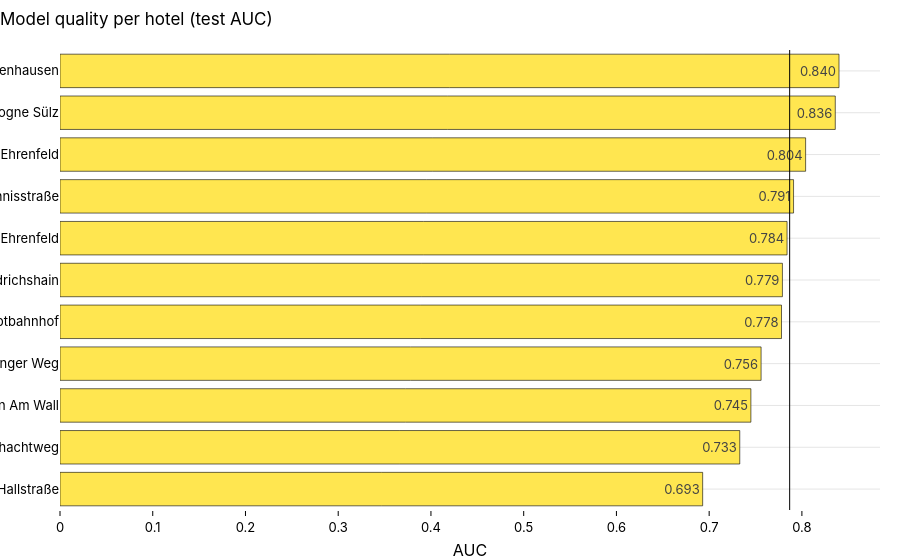

The cell this chart's notebook holds for it:
### Markdown cell above
## §10 - Slice analysis (AUC per hotel)

### Code cell
# =============================================================================
# §10 AUC PER LOCATION (on test)
# =============================================================================
sl = df.loc[m_test, ["property_name"]].copy(); sl["y"], sl["p"] = y_test.values, prob_test
rows = []
for g, grp in sl.groupby("property_name", observed=True):
    if len(grp) >= 300 and grp["y"].nunique() == 2:
        rows.append({"group": str(g), "n": len(grp), "auc": roc_auc_score(grp["y"], grp["p"])})
slices = pd.DataFrame(rows).sort_values("auc"); slices.to_csv(TAB / "slice_metrics.csv", index=False)
fig = P.bars(slices["group"].tolist(), slices["auc"].round(3).tolist(),
             title="Model quality per hotel (test AUC)", xaxis_title="AUC", horizontal=True, text_fmt=".3f")
fig.add_vline(x=float(test_metrics["auc"]), line_color=color("black"), line_width=1)  # overall AUC
fig.show()

### Figure 1 — Plotly figure (JSON) as saved in the notebook; plotly's stock layout.template omitted (floating-point values rounded to 4 significant figures)
{"data": [{"marker": {"color": "#FFE650", "line": {"color": "#000000", "width": 0.6}}, "orientation": "h", "text": ["0.693", "0.733", "0.745", "0.756", "0.778", "0.779", "0.784", "0.791", "0.804", "0.836", "0.840"], "textposition": "auto", "type": "bar", "x": [0.693, 0.733, 0.745, 0.756, 0.778, 0.779, 0.784, 0.791, 0.804, 0.836, 0.84], "y": ["Fürth Hallstraße", "Wolfsburg Schachtweg", "Bremen Am Wall", "Gütersloh Langer Weg", "Bielefeld Hauptbahnhof", "Berlin Friedrichshain", "Bochum Ehrenfeld", "Osnabrück Johannisstraße", "Cologne Ehrenfeld", "Cologne Sülz", "Frankfurt Sachsenhausen"]}], "layout": {"shapes": [{"line": {"color": "#000000", "width": 1}, "type": "line", "x0": 0.7868, "x1": 0.7868, "xref": "x", "y0": 0, "y1": 1, "yref": "y domain"}], "title": {"text": "Model quality per hotel (test AUC)"}, "xaxis": {"title": {"text": "AUC"}}, "yaxis": {"title": {"text": ""}}}}
